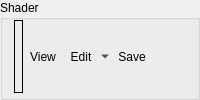
        <widget class="QGroupBox" name="tcsShaderGroup">
         <property name="sizePolicy">
          <sizepolicy hsizetype="Preferred" vsizetype="Minimum">
           <horstretch>0</horstretch>
           <verstretch>0</verstretch>
          </sizepolicy>
         </property>
         <property name="title">
          <string>Shader</string>
         </property>
         <layout class="QHBoxLayout" name="horizontalLayout_7">
          <property name="spacing">
           <number>0</number>
          </property>
          <property name="topMargin">
           <number>0</number>
          </property>
          <property name="bottomMargin">
           <number>4</number>
          </property>
          <item>
           <widget class="RDLabel" name="tcsShader">
            <property name="frameShape">
             <enum>QFrame::Box</enum>
            </property>
            <property name="text">
             <string/>
            </property>
           </widget>
          </item>
          <item>
           <widget class="QToolButton" name="tcsShaderViewButton">
            <property name="cursor">
             <cursorShape>PointingHandCursor</cursorShape>
            </property>
            <property name="toolTip">
             <string>Open Shader Source</string>
            </property>
            <property name="text">
             <string>View</string>
            </property>
            <property name="icon">
             <iconset resource="../../Resources/resources.qrc">
              <normaloff>:/action.png</normaloff>:/action.png</iconset>
            </property>
            <property name="toolButtonStyle">
             <enum>Qt::ToolButtonTextBesideIcon</enum>
            </property>
            <property name="autoRaise">
             <bool>true</bool>
            </property>
           </widget>
          </item>
          <item>
           <widget class="QToolButton" name="tcsShaderEditButton">
            <property name="toolTip">
             <string>Edit Shader</string>
            </property>
            <property name="text">
             <string>Edit</string>
            </property>
            <property name="icon">
             <iconset resource="../../Resources/resources.qrc">
              <normaloff>:/page_white_edit.png</normaloff>:/page_white_edit.png</iconset>
            </property>
            <property name="popupMode">
             <enum>QToolButton::MenuButtonPopup</enum>
            </property>
            <property name="toolButtonStyle">
             <enum>Qt::ToolButtonTextBesideIcon</enum>
            </property>
            <property name="autoRaise">
             <bool>true</bool>
            </property>
           </widget>
          </item>
          <item>
           <widget class="QToolButton" name="tcsShaderSaveButton">
            <property name="toolTip">
             <string>Save Shader SPIR-V</string>
            </property>
            <property name="text">
             <string>Save</string>
            </property>
            <property name="icon">
             <iconset resource="../../Resources/resources.qrc">
              <normaloff>:/save.png</normaloff>:/save.png</iconset>
            </property>
            <property name="toolButtonStyle">
             <enum>Qt::ToolButtonTextBesideIcon</enum>
            </property>
            <property name="autoRaise">
             <bool>true</bool>
            </property>
           </widget>
          </item>
          <item>
           <spacer name="tcsShaderSpacer">
            <property name="orientation">
             <enum>Qt::Horizontal</enum>
            </property>
            <property name="sizeHint" stdset="0">
             <size>
              <width>0</width>
              <height>0</height>
             </size>
            </property>
           </spacer>
          </item>
         </layout>
        </widget>
